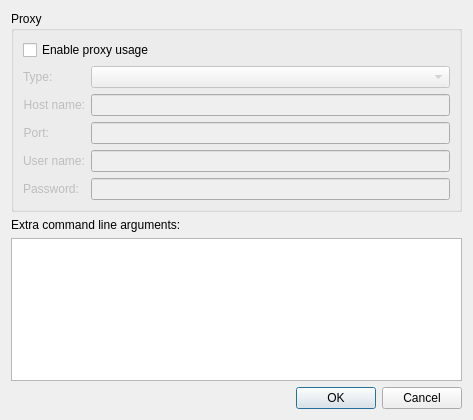
<?xml version="1.0" encoding="UTF-8"?>
<ui version="4.0">
 <class>SettingsDialog</class>
 <widget class="QDialog" name="SettingsDialog">
  <property name="geometry">
   <rect>
    <x>0</x>
    <y>0</y>
    <width>473</width>
    <height>420</height>
   </rect>
  </property>
  <property name="windowTitle">
   <string>YouTube to CUE Converter Settings</string>
  </property>
  <layout class="QVBoxLayout" name="verticalLayout_2">
   <item>
    <widget class="QGroupBox" name="groupBox_5">
     <property name="title">
      <string>Proxy</string>
     </property>
     <property name="flat">
      <bool>false</bool>
     </property>
     <property name="checkable">
      <bool>false</bool>
     </property>
     <layout class="QVBoxLayout" name="verticalLayout">
      <item>
       <widget class="QCheckBox" name="enableProxyCheckBox">
        <property name="text">
         <string>Enable proxy usage</string>
        </property>
       </widget>
      </item>
      <item>
       <widget class="QWidget" name="widget" native="true">
        <property name="enabled">
         <bool>false</bool>
        </property>
        <layout class="QFormLayout" name="formLayout">
         <property name="leftMargin">
          <number>0</number>
         </property>
         <property name="topMargin">
          <number>0</number>
         </property>
         <property name="rightMargin">
          <number>0</number>
         </property>
         <property name="bottomMargin">
          <number>0</number>
         </property>
         <item row="0" column="0">
          <widget class="QLabel" name="label_19">
           <property name="text">
            <string>Type:</string>
           </property>
          </widget>
         </item>
         <item row="0" column="1">
          <widget class="QComboBox" name="proxyTypeComboBox"/>
         </item>
         <item row="1" column="0">
          <widget class="QLabel" name="label_5">
           <property name="text">
            <string>Host name:</string>
           </property>
           <property name="alignment">
            <set>Qt::AlignRight|Qt::AlignTrailing|Qt::AlignVCenter</set>
           </property>
          </widget>
         </item>
         <item row="1" column="1">
          <widget class="QLineEdit" name="hostLineEdit">
           <property name="clearButtonEnabled">
            <bool>true</bool>
           </property>
          </widget>
         </item>
         <item row="2" column="0">
          <widget class="QLabel" name="label_6">
           <property name="text">
            <string>Port:</string>
           </property>
           <property name="alignment">
            <set>Qt::AlignRight|Qt::AlignTrailing|Qt::AlignVCenter</set>
           </property>
          </widget>
         </item>
         <item row="2" column="1">
          <widget class="QLineEdit" name="portLineEdit">
           <property name="clearButtonEnabled">
            <bool>true</bool>
           </property>
          </widget>
         </item>
         <item row="3" column="0">
          <widget class="QLabel" name="label_2">
           <property name="text">
            <string>User name:</string>
           </property>
          </widget>
         </item>
         <item row="3" column="1">
          <widget class="QLineEdit" name="userLineEdit"/>
         </item>
         <item row="4" column="0">
          <widget class="QLabel" name="label_3">
           <property name="text">
            <string>Password:</string>
           </property>
          </widget>
         </item>
         <item row="4" column="1">
          <widget class="QLineEdit" name="passwordLineEdit"/>
         </item>
        </layout>
       </widget>
      </item>
     </layout>
    </widget>
   </item>
   <item>
    <widget class="QLabel" name="label">
     <property name="text">
      <string>Extra command line arguments:</string>
     </property>
    </widget>
   </item>
   <item>
    <widget class="QPlainTextEdit" name="commandLineTextEdit"/>
   </item>
   <item>
    <widget class="QDialogButtonBox" name="buttonBox">
     <property name="orientation">
      <enum>Qt::Horizontal</enum>
     </property>
     <property name="standardButtons">
      <set>QDialogButtonBox::Cancel|QDialogButtonBox::Ok</set>
     </property>
    </widget>
   </item>
  </layout>
 </widget>
 <resources/>
 <connections>
  <connection>
   <sender>buttonBox</sender>
   <signal>accepted()</signal>
   <receiver>SettingsDialog</receiver>
   <slot>accept()</slot>
   <hints>
    <hint type="sourcelabel">
     <x>257</x>
     <y>403</y>
    </hint>
    <hint type="destinationlabel">
     <x>157</x>
     <y>274</y>
    </hint>
   </hints>
  </connection>
  <connection>
   <sender>buttonBox</sender>
   <signal>rejected()</signal>
   <receiver>SettingsDialog</receiver>
   <slot>reject()</slot>
   <hints>
    <hint type="sourcelabel">
     <x>325</x>
     <y>403</y>
    </hint>
    <hint type="destinationlabel">
     <x>286</x>
     <y>274</y>
    </hint>
   </hints>
  </connection>
  <connection>
   <sender>enableProxyCheckBox</sender>
   <signal>toggled(bool)</signal>
   <receiver>widget</receiver>
   <slot>setEnabled(bool)</slot>
   <hints>
    <hint type="sourcelabel">
     <x>90</x>
     <y>48</y>
    </hint>
    <hint type="destinationlabel">
     <x>90</x>
     <y>70</y>
    </hint>
   </hints>
  </connection>
 </connections>
</ui>
